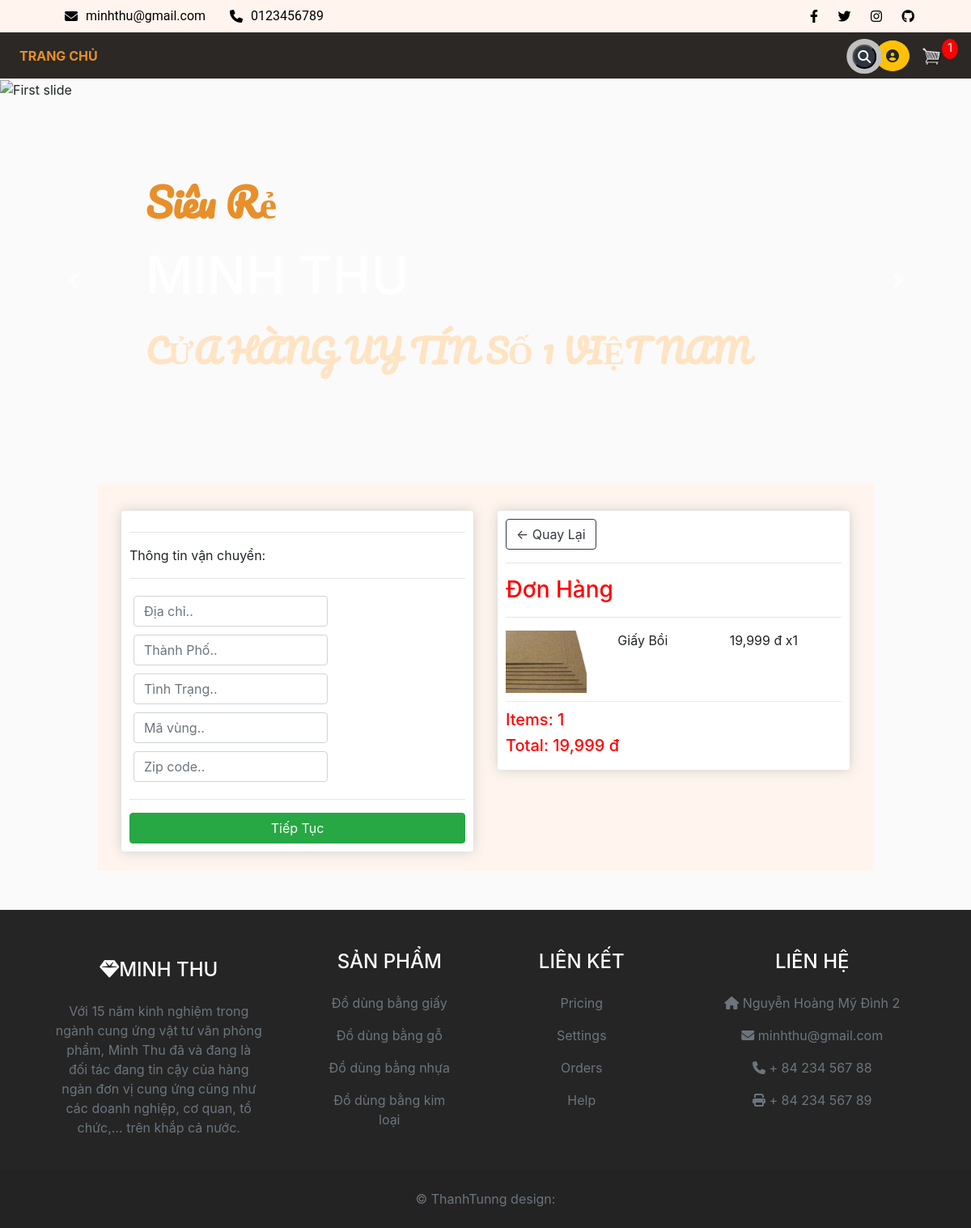
Screenshot of /checkout/ (signed in) with the database file from the repository.
### store/models.py (models this page shows, shortened)
class OrderItem(models.Model):
    order = models.ForeignKey(Order, null=True, on_delete=models.SET_NULL, blank=True)
    product = models.ForeignKey(Product, null=True, on_delete=models.SET_NULL, blank=True)
    quantity = models.IntegerField(default=0, null= True, blank= False)
    date_added = models.DateTimeField(auto_now_add= True)
    @property
    def get_total(self):
        total = self.product.price * self.quantity
        return total

class Product(models.Model):
    name = models.CharField(max_length= 200, null= True)
    price = models.FloatField()
    category = models.ForeignKey(Category, null= True, on_delete=models.SET_NULL, blank= True)
    digital = models.BooleanField(default= False, null = True, blank= False)
    image = models.ImageField(null=True, blank= True)
    @property
    def imageURL(self):
        try:
            url = self.image.url
        except:
            url = ''
        return url

class Order(models.Model):
    customer = models.ForeignKey(Customer, null= True, on_delete=models.SET_NULL, blank= True)
    date_ordered = models.DateTimeField(auto_now_add= True)
    complete = models.BooleanField(default= False, null = True, blank= False)#Don hang mac dinh phai la chua hoan thanh
    transaction_id = models.CharField(max_length= 200, null = True)
    @property
    def shipping(self):
        shipping = False
        orderitems = self.orderitem_set.all()
        for i in orderitems:
            if i.product.digital == False:
                shipping = True
        return shipping
    @property
    def get_cart_total(self):
        orderitems = self.orderitem_set.all()
        total = sum([item.get_total for item in orderitems])
        return total
    @property
    def get_cart_items(self):
        orderitems = self.orderitem_set.all()
        total = sum([item.quantity for item in orderitems])
        return total

### store/views.py (the view)
# urls.py: path('checkout/', views.checkout, name="checkout"),
def checkout(request):
    data = cartData(request)
    cartItems = data['cartItems']
    order = data['order']
    items = data['items']
    context = {'items': items, 'order': order,'cartItems': cartItems}
    return render(request, 'store/checkout.html', context)

### store/utils.py (called while the page is built)
def cartData(request):
    if request.user.is_authenticated:#kiem tra xem nguoi dung da dang nhap vao trang web hay chua
        customer = request.user.customer#truy xuat doi tuong khach hang duoc lien ket voi nguoi dung
        order, created = Order.objects.get_or_create(customer = customer, complete = False)
        items = order.orderitem_set.all()
        cartItems = order.get_cart_items
    else:
        cookieData = cookieCart(request)
        cartItems = cookieData['cartItems']
        order = cookieData['order']
        items = cookieData['items']
    return {'cartItems': cartItems, 'order':order, 'items': items}

### store/templates/store/checkout.html (shortened to what this page needs)
	{% extends 'store/main.html' %}
{% load static %}
{% load humanize %}
{% block content %}
     <div class="row">
		<div class="col-lg-6">
			<div class="box-element" id="form-wrapper">
				<form id="form">
					<div id="shipping-info">
						<hr>
						<p>Thông tin vận chuyển:</p>
						<hr>
						<div class="form-field">
							<input class="form-control" type="text" id="address" name="address" placeholder="Địa chỉ..">
						</div>
						<div class="form-field">
							<input class="form-control" type="text" id="city" name="city" placeholder="Thành Phố..">
						</div>
						<div class="form-field">
							<input class="form-control" type="text" id="state" name="state" placeholder="Tình Trạng..">
						</div>
						<div class="form-field">
							<input class="form-control" type="text" id="zip_code" name="zip_code" placeholder="Mã vùng..">
						</div>
						<div class="form-field">
							<input class="form-control" type="text" id="country" name="country" placeholder="Zip code..">
						</div>
					</div>
					<hr>
					<input id="form-button" class="btn btn-success btn-block" type="submit" value="Tiếp Tục">
				</form>
			</div>
			<br>
		</div>
		<div class="col-lg-6">
			<div class="box-element">
				<a  class="btn btn-outline-dark" href="{% url 'cart' %}">&#x2190; Quay Lại</a>
				<hr>
				<h3 style = "color: red">Đơn Hàng</h3>
				<hr>
				{% for item in  items %}
				<div class="cart-row">
					<div style="flex:2"><img class="row-image" src="{{item.product.imageURL}}"></div>
					<div style="flex:2"><p>{{item.product.name}}</p></div>
					<div style="flex:1"><p>{{item.product.price|floatformat|intcomma}} đ</p></div>
					<div style="flex:1"><p>x{{item.quantity}}</p></div>
				</div>
				{% endfor %}
				<h5 style = "color: red">Items: {{order.get_cart_items}}</h5>
				<h5 style = "color: red">Total: {{order.get_cart_total|floatformat|intcomma}} đ</h5>
			</div>
		</div>
	</div>
{% endblock content %}

### static/css/main.css (style rules this page uses)
body { background-color: hsl(0, 0%, 98%); }
h1, h3, h4, h5, h6 { color: hsl(0, 0%, 30%); }
.box-element { box-shadow: hsl(0, 0%, 80%) 0 0 16px; background-color: #fff; border-radius: 4px; padding: 10px; }
.col-lg-4, .col-lg-6, .col-lg-8, .col-lg-12 { margin-top: 10px; }
.row-image { width: 100px; }
.form-field { width: 250px; display: inline-block; padding: 5px; }
.cart-row { display: flex; align-items: flex-stretch; padding-bottom: 10px; margin-bottom: 10px; border-bottom: 1px solid #ececec; }

### rows the page displays
OrderItem: product.imageURL (picture), product.name "Giấy Bồi", product.price "19,999", quantity "1"
Order: get_cart_items "1", get_cart_total "19,999"

### other values shown
{{ cartItems }} "1"
